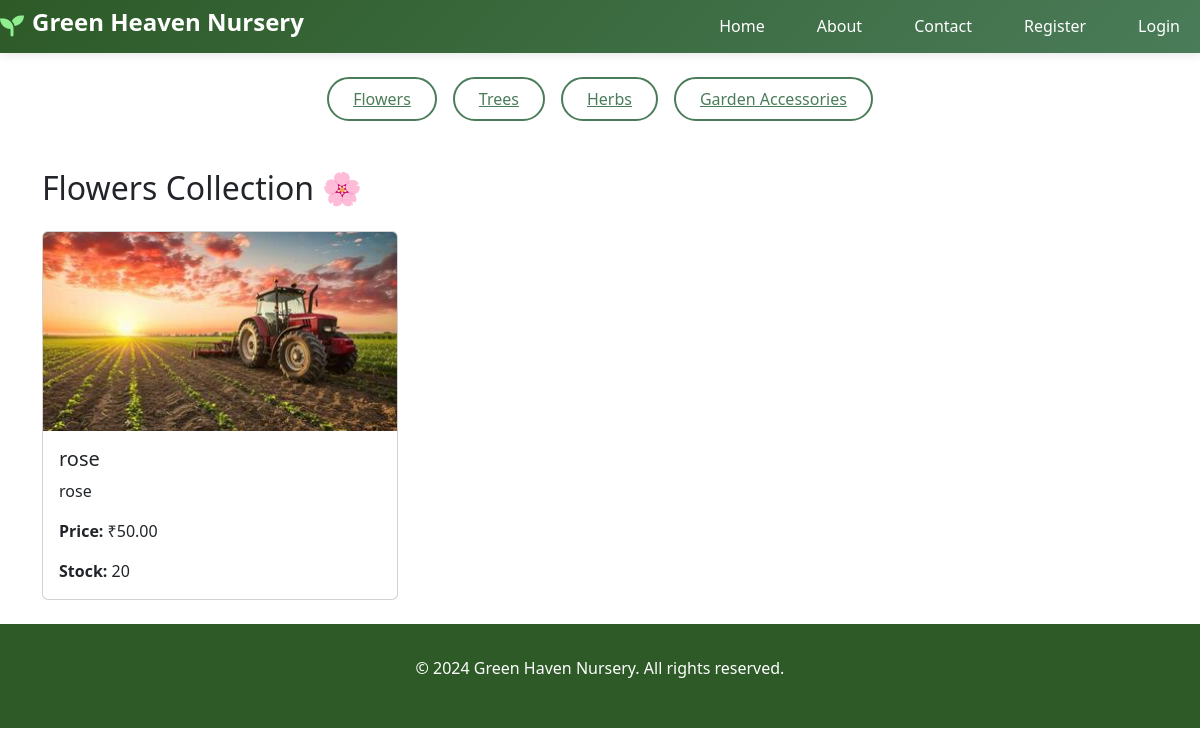
Page /flowers1 on the committed database.
### plants/models.py (models this page shows, shortened)
class Product_1(models.Model):
    category = models.ForeignKey(Category, on_delete=models.CASCADE, related_name='product1_items')
    name = models.CharField(max_length=150)
    description = models.TextField()
    price = models.DecimalField(max_digits=8, decimal_places=2)
    stock = models.PositiveIntegerField(default=0)
    image = models.ImageField(upload_to='product_images/', blank=True, null=True)
    created_at = models.DateTimeField(auto_now_add=True)

### plants/views.py (the view)
# urls.py: path('flowers1', views.flowers1_view, name='flowers1'),
def flowers1_view(request):
    try:
        flower_category = Category.objects.get(name__iexact="Flowers")  #  not case-sensitive
        flower1_products = Product_1.objects.filter(category=flower_category)
    except Category.DoesNotExist:
        flower1_products = []
    return render(request, 'flowers1.html', {'products': flower1_products})

### templates/flowers1.html
{% extends 'base.html' %}
{% block content %}
<div class="container mt-4">
     <div class="filter-buttons">
        <a href="/flowers1" class="filter-btn">Flowers</a>
        <a href="/trees1" class="filter-btn">Trees</a>
        <a href="/herbs1" class="filter-btn">Herbs</a>
        <a href="/accessories1" class="filter-btn">Garden Accessories</a>
    </div>
    <h2 class="mb-4">Flowers Collection 🌸</h2>
    <div class="row">
        {% for product in products %}
            <div class="col-md-4 mb-4">
                <div class="card h-100">
                    {% if product.image %}
                        <img src="{{ product.image.url }}" class="card-img-top" alt="{{ product.name }}">
                    {% endif %}
                    <div class="card-body">
                        <h5 class="card-title">{{ product.name }}</h5>
                        <p class="card-text">{{ product.description }}</p>
                        <p class="card-text"><strong>Price:</strong> ₹{{ product.price }}</p>
                        <p class="card-text"><strong>Stock:</strong> {{ product.stock }}</p>
                    </div>
                </div>
            </div>
        {% empty %}
            <p>No flower products found.</p>
        {% endfor %}
    </div>
</div>
{% endblock %}

### static/css/style.css (style rules this page uses)
* { margin: 0; padding: 0; box-sizing: border-box; }
body { font-family: 'Arial', sans-serif; line-height: 1.6; color: #333; background-color: #f8f9fa; }
.filter-buttons { display: flex; justify-content: center; gap: 1rem; margin-bottom: 3rem; flex-wrap: wrap; }
.filter-btn { background: white; border: 2px solid #4a7c59; color: #4a7c59; padding: 0.5rem 1.5rem; border-radius: 25px; cursor: pointer; transition: all 0.3s; font-weight: 500; }

### rows in the picture
Product_1: image (picture), name "rose", description "rose", price "50.00", stock "20"
